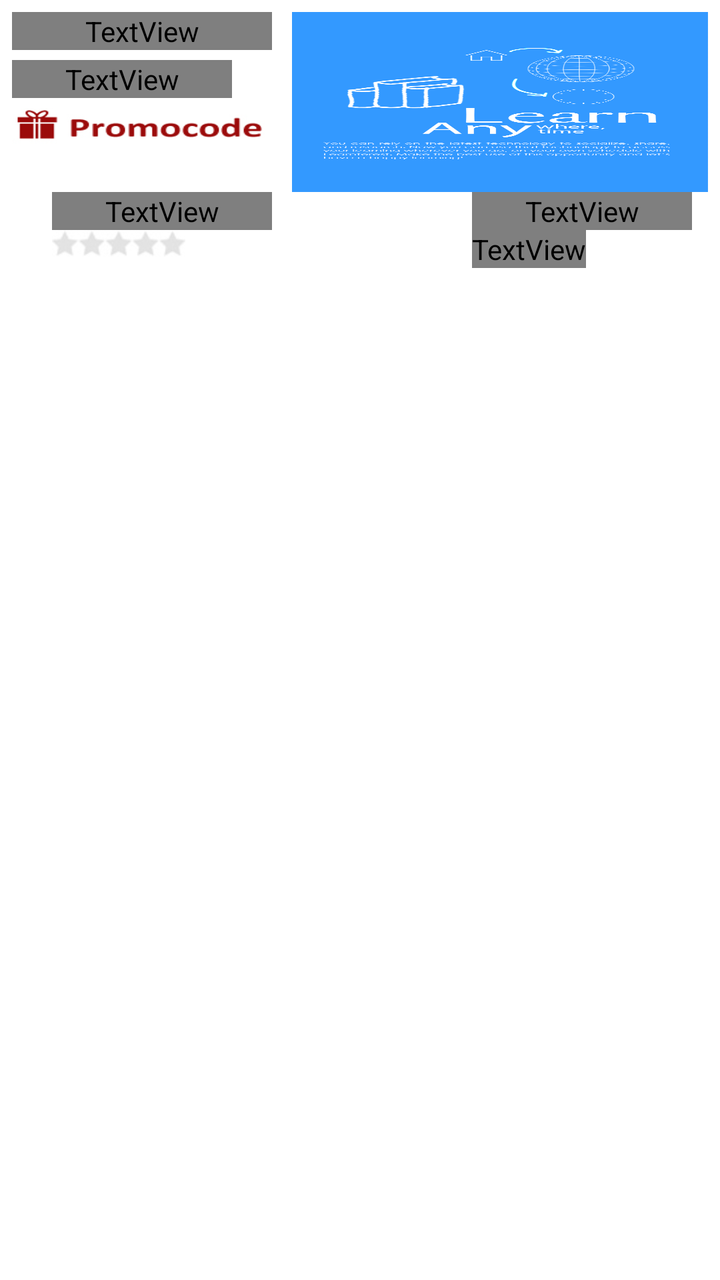
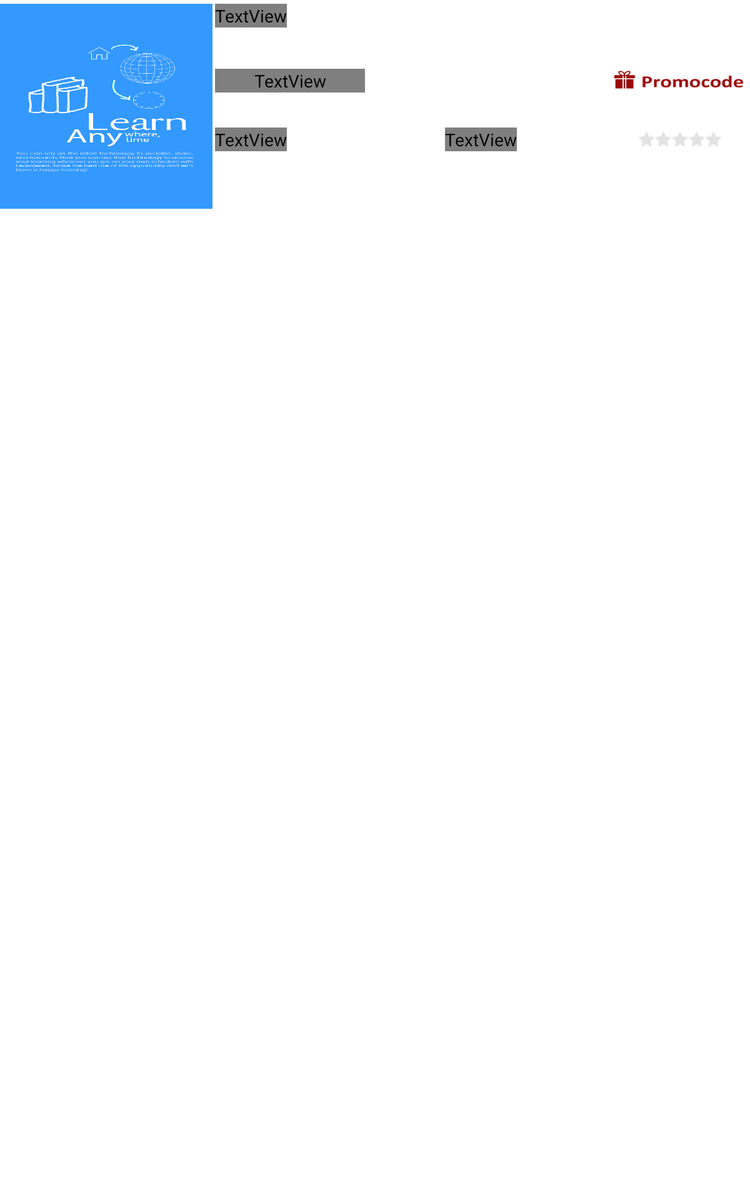

Compare how this app lays out the same screen by default and in its alternative resource folder. The renders come first, then the two layout files and the values they reference.
<!-- AndroidManifest.xml: application theme AppTheme -->
<!-- res/layout/course_overview.xml -->
<?xml version="1.0" encoding="utf-8"?>

<LinearLayout xmlns:android="http://schemas.android.com/apk/res/android"
    android:layout_width="fill_parent"
    android:layout_height="wrap_content"
    android:background="#ffffff"
    android:orientation="vertical"
    android:padding="6dip"
    android:weightSum="2" >

    <RelativeLayout
        android:layout_width="match_parent"
        android:layout_height="90dp" >

        <LinearLayout
            android:id="@+id/linearone"
            android:layout_width="wrap_content"
            android:layout_height="match_parent"
            android:layout_alignParentLeft="true"
            android:orientation="vertical"
            android:paddingLeft="0dp" >

            <TextView
                android:id="@+id/coursename"
                style="@style/custom_large"
                android:layout_width="match_parent"
                android:layout_height="wrap_content"
                android:clickable="false"
                android:focusable="false"
                android:text="thendral"
                android:textAppearance="?android:attr/textAppearanceMedium" />

            <View
                android:layout_width="fill_parent"
                android:layout_height="5dp" >
            </View>

            <TextView
                android:id="@+id/author"
                style="@style/custom_medium"
                android:layout_width="110dp"
                android:layout_height="wrap_content"
                android:clickable="false"
                android:focusable="false"
                android:text="thendral"
                android:textAppearance="?android:attr/textAppearanceMedium" />

            <View
                android:layout_width="fill_parent"
                android:layout_height="5dp" />

            <ImageView
                android:id="@+id/promoimage"
                android:layout_width="130dp"
                android:layout_height="18dp"
                android:scaleType="fitXY"
                android:src="@drawable/promocode" />
        </LinearLayout>

        <View
            android:id="@+id/vc"
            android:layout_width="10dp"
            android:layout_height="fill_parent"
            android:layout_toRightOf="@id/linearone" >
        </View>

        <LinearLayout
            android:layout_width="wrap_content"
            android:layout_height="match_parent"
            android:layout_toRightOf="@id/vc"
            android:orientation="vertical" >

            <ImageView
                android:id="@+id/cover"
                android:layout_width="match_parent"
                android:layout_height="match_parent"
                android:clickable="false"
                android:focusable="false"
                android:scaleType="fitXY"
                android:src="@drawable/ban3" />
        </LinearLayout>
    </RelativeLayout>

    <RelativeLayout
        android:layout_width="wrap_content"
        android:layout_height="wrap_content"
        android:layout_weight="1" >

        <LinearLayout
            android:id="@+id/llinetwo"
            android:layout_width="wrap_content"
            android:layout_height="match_parent"
            android:layout_alignParentLeft="true"
            android:orientation="vertical"
            android:paddingLeft="20dp" >

            <TextView
                android:id="@+id/rating"
                style="@style/custom"
                android:layout_width="110dp"
                android:layout_height="wrap_content"
                android:clickable="false"
                android:focusable="false"
                android:text="Rating"
                android:textAppearance="?android:attr/textAppearanceMedium" />

            <ImageView
                android:id="@+id/ratingimage"
                android:layout_width="wrap_content"
                android:layout_height="wrap_content"
                android:src="@drawable/zero" />
        </LinearLayout>

        <TextView
            android:id="@+id/enroll"
            style="@style/custom"
            android:layout_width="80dp"
            android:layout_height="wrap_content"
            android:layout_toRightOf="@id/llinetwo"
            android:clickable="false"
            android:focusable="false"
            android:text="Enrolled"
            android:textAppearance="?android:attr/textAppearanceMedium"
            android:textColor="#4B9500"
            android:visibility="invisible" />

        <LinearLayout
            android:id="@+id/fsdsf"
            android:layout_width="wrap_content"
            android:layout_height="match_parent"
            android:layout_toRightOf="@id/enroll"
            android:orientation="vertical"
            android:paddingLeft="20dp" >

            <TextView
                android:id="@+id/costamt"
                style="@style/custom"
                android:layout_width="110dp"
                android:layout_height="wrap_content"
                android:clickable="false"
                android:focusable="false"
                android:text="Price"
                android:textAppearance="?android:attr/textAppearanceMedium" />

            <TextView
                android:id="@+id/cost"
                style="@style/custom"
                android:layout_width="wrap_content"
                android:layout_height="wrap_content"
                android:clickable="false"
                android:focusable="false"
                android:text="TextView" />
        </LinearLayout>
    </RelativeLayout>

</LinearLayout>
<!-- resources referenced by this layout -->
<resources>
  <!-- drawable ban3: png bitmap (drawable-hdpi, 221837 bytes) -->
  <!-- drawable promocode: jpg bitmap (drawable-mdpi, 28004 bytes) -->
  <!-- drawable zero: jpg bitmap (drawable-hdpi, 12553 bytes) -->
  <style name="custom">
          <item name="android:fontFamily">Calibri</item>
          <item name="android:textColor">#000000</item>
          <item name="android:textSize">22px</item>
          <item name="android:textStyle">normal</item>
      </style>
  <style name="custom_large">
          <item name="android:fontFamily">Calibri</item>
          <item name="android:textColor">#000000</item>
          <item name="android:textSize">20px</item>
          <item name="android:textStyle">bold</item>
      </style>
  <style name="custom_medium">
          <item name="android:fontFamily">Calibri</item>
          <item name="android:textColor">#999999</item>
          <item name="android:textSize">18px</item>
          <item name="android:textStyle">bold</item>
      </style>
  <style name="AppTheme" parent="AppBaseTheme">
          <item name="android:itemTextAppearance">@style/TextAppearance</item>
      </style>
  <style name="AppBaseTheme" parent="android:Theme.Light" />
  <style name="TextAppearance">
          <item name="android:textColor">@android:color/black</item>
      </style>
</resources>
<!-- res/layout-large/course_overview.xml (the author's variant of the layout above) -->
<!-- drawn on a 7-inch tablet held upright -->
<?xml version="1.0" encoding="utf-8"?>

<LinearLayout xmlns:android="http://schemas.android.com/apk/res/android"
    android:layout_width="match_parent"
    android:layout_height="match_parent"
    android:background="#ffffff"
    android:orientation="vertical" >

    <RelativeLayout
        android:layout_width="wrap_content"
        android:layout_height="170dp"
        android:paddingBottom="3dp"
        android:paddingTop="3dp" >

        <LinearLayout
            android:id="@+id/linearone"
            android:layout_width="170dp"
            android:layout_height="wrap_content"
            android:layout_alignParentLeft="true"
            android:layout_alignParentRight="false"
            android:layout_centerVertical="false" >

            <ImageView
                android:id="@+id/cover"
                android:layout_width="match_parent"
                android:layout_height="match_parent"
                android:clickable="false"
                android:focusable="false"
                android:scaleType="fitXY"
                android:src="@drawable/ban3" />
        </LinearLayout>

        <LinearLayout
            android:id="@+id/lineartwo"
            android:layout_width="wrap_content"
            android:layout_height="wrap_content"
            android:layout_alignParentTop="true"
            android:layout_toRightOf="@id/linearone"
            android:orientation="horizontal"
            android:paddingLeft="2dp" >

            <TextView
                android:id="@+id/coursename"
                style="@style/custom"
                android:layout_width="match_parent"
                android:layout_height="wrap_content"
                android:clickable="false"
                android:focusable="false"
                android:maxLines="2"
                android:text="sdf"
                android:textAppearance="?android:attr/textAppearanceMedium" />
        </LinearLayout>

        <View
            android:id="@+id/vc"
            android:layout_width="fill_parent"
            android:layout_height="5dp"
            android:layout_below="@+id/lineartwo"
            android:layout_toRightOf="@id/linearone" >
        </View>

        <RelativeLayout
            android:id="@+id/relay1"
            android:layout_width="wrap_content"
            android:layout_height="75dp"
            android:layout_below="@+id/vc"
            android:layout_centerHorizontal="false"
            android:layout_centerInParent="false"
            android:layout_centerVertical="false"
            android:layout_toRightOf="@id/linearone"
            android:paddingLeft="2dp"
            android:paddingRight="1dp" >

            <TextView
                android:id="@+id/author"
                style="@style/custom_author_name"
                android:layout_width="120dp"
                android:layout_height="wrap_content"
                android:layout_alignParentLeft="true"
                android:layout_alignParentTop="false"
                android:layout_centerVertical="true"
                android:clickable="false"
                android:focusable="false"
                android:maxLines="2"
                android:text="thendral sdfasdf asdfsd"
                android:textAppearance="?android:attr/textAppearanceMedium" />

            <TextView
                android:id="@+id/enroll"
                style="@style/custom_medium"
                android:layout_width="wrap_content"
                android:layout_height="wrap_content"
                android:layout_alignParentLeft="false"
                android:layout_alignParentTop="false"
                android:layout_centerInParent="true"
                android:layout_centerVertical="true"
                android:clickable="false"
                android:focusable="false"
                android:text="Enrolled"
                android:textAppearance="?android:attr/textAppearanceMedium"
                android:textColor="#FF7519"
                android:visibility="invisible" />

            <ImageView
                android:id="@+id/promoimage"
                android:layout_width="110dp"
                android:layout_height="18dp"
                android:layout_alignParentLeft="false"
                android:layout_alignParentRight="true"
                android:layout_alignParentTop="false"
                android:layout_centerVertical="true"
                android:scaleType="fitXY"
                android:src="@drawable/promocode" />
        </RelativeLayout>

        <View
            android:id="@+id/vc"
            android:layout_width="fill_parent"
            android:layout_height="5dp"
            android:layout_below="@+id/lineartwo"
            android:layout_toRightOf="@id/linearone" >
        </View>

        <RelativeLayout
            android:layout_width="match_parent"
            android:layout_height="wrap_content"
            android:layout_alignParentBottom="false"
            android:layout_below="@+id/relay1"
            android:layout_toRightOf="@id/linearone"
            android:paddingLeft="2dp"
            android:paddingRight="1dp" >

            <TextView
                android:id="@+id/cost"
                style="@style/custom_bold_things"
                android:layout_width="wrap_content"
                android:layout_height="wrap_content"
                android:layout_alignParentLeft="true"
                android:layout_centerVertical="true"
                android:clickable="false"
                android:focusable="false"
                android:text="$10" />

            <TextView
                android:id="@+id/enrollcourse"
                style="@style/custom_bold_things"
                android:layout_width="wrap_content"
                android:layout_height="wrap_content"
                android:layout_centerHorizontal="false"
                android:layout_centerInParent="true"
                android:layout_centerVertical="true"
                android:text="0 Students" />

            <ImageView
                android:id="@+id/ratingimage"
                android:layout_width="110dp"
                android:layout_height="wrap_content"
                android:layout_alignParentRight="true"
                android:layout_centerVertical="true"
                android:src="@drawable/zero" />
        </RelativeLayout>
    </RelativeLayout>

</LinearLayout>
<!-- resources referenced by the variant -->
<!-- as a 7-inch tablet held upright resolves them -->
<resources>
  <!-- drawable ban3: png bitmap (drawable-hdpi, 221837 bytes) -->
  <!-- drawable promocode: jpg bitmap (drawable-mdpi, 28004 bytes) -->
  <!-- drawable zero: jpg bitmap (drawable-hdpi, 12553 bytes) -->
  <style name="custom">
          <item name="android:fontFamily">Calibri</item>
          <item name="android:textColor">#000000</item>
          <item name="android:textSize">22px</item>
          <item name="android:textStyle">normal</item>
      </style>
  <style name="custom_author_name">
          <item name="android:fontFamily">Calibri</item>
          <item name="android:textColor">#999999</item>
          <item name="android:textSize">22px</item>
          <item name="android:textStyle">normal</item>
      </style>
  <style name="custom_bold_things">
          <item name="android:fontFamily">Calibri</item>
         <item name="android:textColor">#999999</item>
          <item name="android:textSize">22px</item>
          <item name="android:textStyle">bold</item>
      </style>
  <style name="custom_medium">
          <item name="android:fontFamily">Calibri</item>
          <item name="android:textColor">#999999</item>
          <item name="android:textSize">18px</item>
          <item name="android:textStyle">bold</item>
      </style>
  <style name="AppTheme" parent="AppBaseTheme">
          <item name="android:itemTextAppearance">@style/TextAppearance</item>
      </style>
  <style name="AppBaseTheme" parent="android:Theme.Light" />
  <style name="TextAppearance">
          <item name="android:textColor">@android:color/black</item>
      </style>
</resources>
